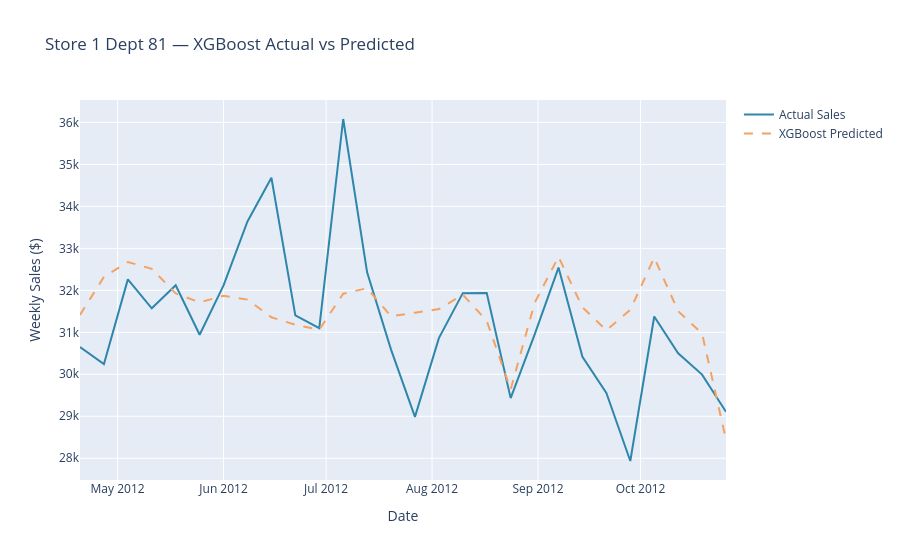

The code cell stored with this chart in its notebook:
### Code cell
" actuval vs predicted graph plotting"
# Get dates for test period
test_dates = data.iloc[split_index:]['Date']

fig = go.Figure()

# Actual
fig.add_trace(go.Scatter(
    x=test_dates,
    y=y_test,
    mode='lines',
    name='Actual Sales',
    line=dict(color='#2E86AB', width=2)
))

# XGBoost predicted
fig.add_trace(go.Scatter(
    x=test_dates,
    y=y_pred,
    mode='lines',
    name='XGBoost Predicted',
    line=dict(color='#F4A261', width=2, dash='dash')
))

fig.update_layout(
    title='Store 1 Dept 81 — XGBoost Actual vs Predicted',
    xaxis_title='Date',
    yaxis_title='Weekly Sales ($)',
    hovermode='x unified'
)

fig.show()
